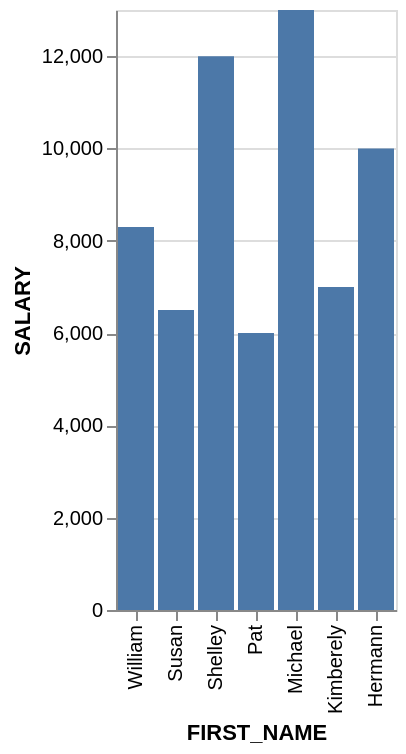

The specification (Vega-Lite) saved for this image:
### Vega-Lite specification from a JSON file in a GitHub repository (floating-point values rounded to 4 significant figures)
{"data": {"values": [{"x_data": "William", "y_data": 8300}, {"x_data": "Susan", "y_data": 6500}, {"x_data": "Shelley", "y_data": 12000}, {"x_data": "Pat", "y_data": 6000}, {"x_data": "Michael", "y_data": 13000}, {"x_data": "Kimberely", "y_data": 7000}, {"x_data": "Hermann", "y_data": 10000}]}, "mark": "bar", "encoding": {"x": {"field": "x_data", "type": "nominal", "title": "FIRST_NAME", "sort": "descending"}, "y": {"field": "y_data", "type": "quantitative", "title": "SALARY"}}}
